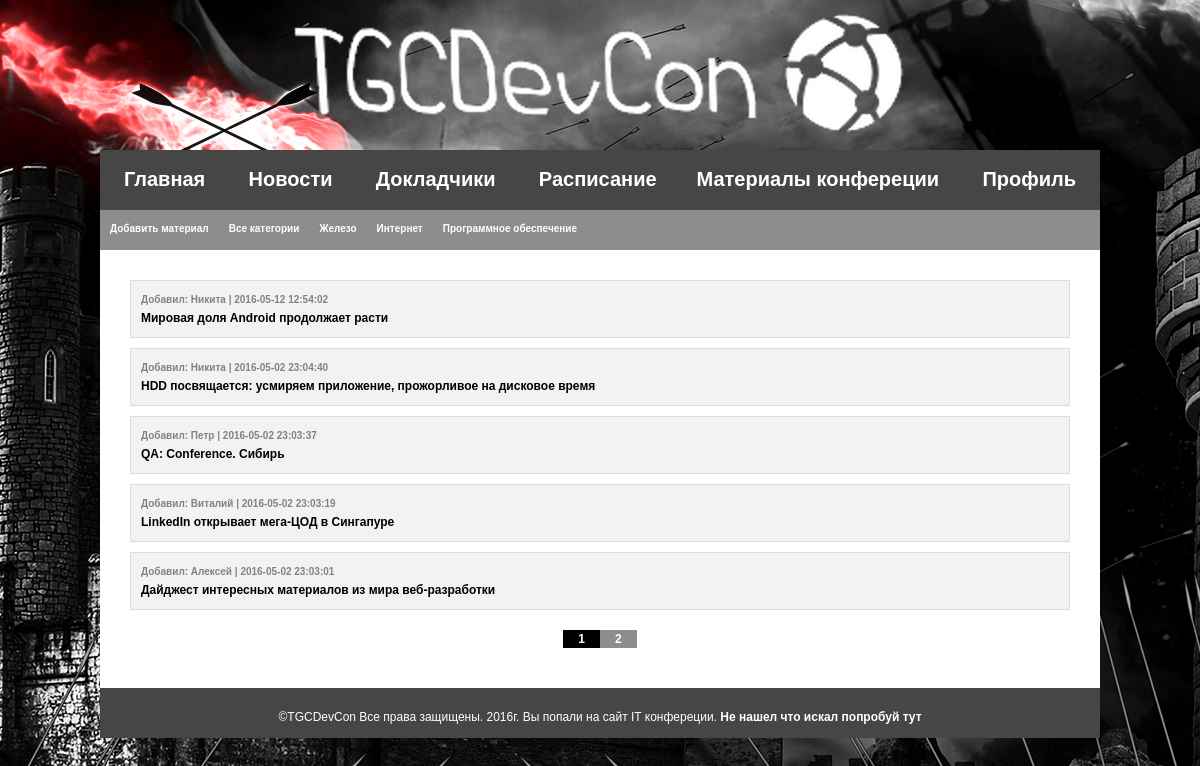
/loads (signed in), run on the app's committed database.
### tables this page shows
CREATE TABLE IF NOT EXISTS `load` (
  `id` int(11) NOT NULL AUTO_INCREMENT,
  `name` text NOT NULL,
  `cat` int(11) NOT NULL,
  `read` int(11) NOT NULL,
  `download` int(11) NOT NULL,
  `added` varchar(20) NOT NULL,
  `text` mediumtext NOT NULL,
  `date` datetime NOT NULL,
  `active` int(11) NOT NULL,
  `dimg` int(11) NOT NULL,
  `dfile` int(11) NOT NULL,
  `time_present` varchar(10) NOT NULL,
  PRIMARY KEY (`id`)
);

### module/loads/main.php (the view, shortened to what this page needs)
<?php
$Param['page'] +=0;
?>
<body>
<div class="wrapper">
	<div class="header"></div>
	<div class="content">
		<div class="CatHead">
			<?php
			if ($_SESSION['USER_LOGIN_IN'])
				echo '
				<a href="/loads/add">
				<div class="Cat">
					Добавить материал
				</div>
			</a>
				';
			?>
			<a href="/loads">
				<div class="Cat">
					Все категории
				</div>
			</a>
			<a href="/loads/category/id/1">
				<div class="Cat">
					Железо
				</div>
			</a>
			<a href="/loads/category/id/2">
				<div class="Cat">
					Интернет
				</div>
			</a>
			<a href="/loads/category/id/3">
				<div class="Cat">
					Программное обеспечение
				</div>
			</a>
		</div>
		<div class="Page">
			<?php
			if (!$Module or $Module == 'main'){
				$Param1 = 'SELECT `id`, `name`, `added`, `date`, `active` FROM `load` '.$Active.' ORDER BY `id` DESC LIMIT 0, 5';
				$Param2 = 'SELECT `id`, `name`, `added`, `date`, `active` FROM `load` '.$Active.' ORDER BY `id` DESC LIMIT START, 5';
			}
			if(!$Param['page']){
				$Result = mysqli_query($CONNECT, $Param1);
			} else{
				$Start = ($Param['page'] - 1) * 5;
				$Result = mysqli_query($CONNECT, str_replace('START', $Start, $Param2));
			}
			while ($Row = mysqli_fetch_assoc($Result)){
				echo '
				<a href ="/loads/material/id/'.$Row['id'].'">
				<div class="ChatBlock">
				<span>
				Добавил: '.$Row['added'].' | '.$Row['date'].'
				</span>
				'.$Row['name'].'
				</div></a>';
			}
			?>
		</div>
	</div>
</div>
</body>
</html>

### resource/style.css (style rules this page uses)
* { margin: 0; padding: 0 }
body { font: 12px/18px Arial, sans-serif; width: 100%; background: #000000 url(/resource/img/bg.jpg) top center no-repeat }
a { color: #fff; font-weight: bold; text-decoration: none; }
.wrapper { width: 1000px; margin: 0 auto; }
.header { width: 1000px; height: 150px; background: url(/resource/img/logo.png) center 100% no-repeat; }
.content { width :1000px; min-height: auto; background: #fff; }
.CatHead { width: 1000px; height: 40px; background: #8D8D8D; }
.Cat { float: left; display: inline-block; height: 10px; background: #8D8D8D; padding: 10px; color: white; font-size: 10px; }
.Page { padding: 20px; }
.ChatBlock { border: 1px solid #dddddd; background: #f2f2f2; padding: 10px; color: #000000; margin: 10px; }
.ChatBlock span { color: #828282; font-size: 10px; display: block; }

### data on the page
load: added "Никита", date "2016-05-12 12:54:02", name "Мировая доля Android продолжает расти"
load: added "Никита", date "2016-05-02 23:04:40", name "HDD посвящается: усмиряем приложение, прожорливое на дисковое время"
load: added "Петр", date "2016-05-02 23:03:37", name "QA: Conference. Сибирь"
load: added "Виталий", date "2016-05-02 23:03:19", name "LinkedIn открывает мега-ЦОД в Сингапуре"
load: added "Алексей", date "2016-05-02 23:03:01", name "Дайджест интересных материалов из мира веб-разработки"
